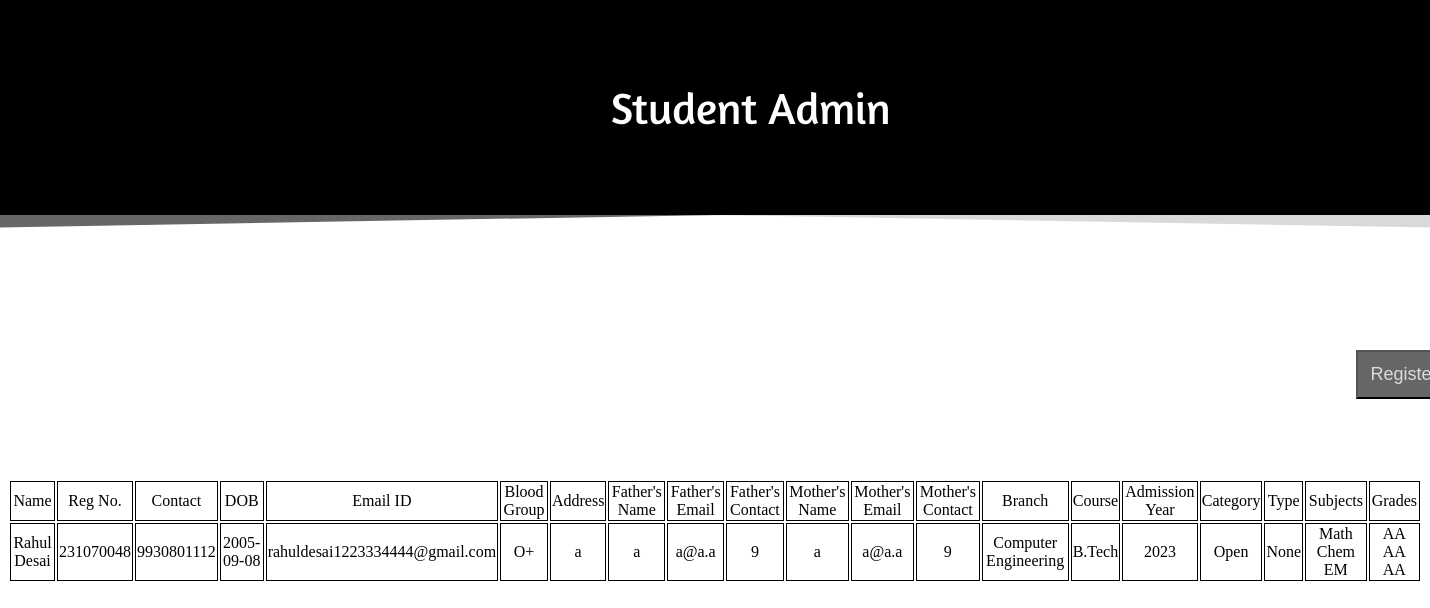
The app's page /student_admin, older data.
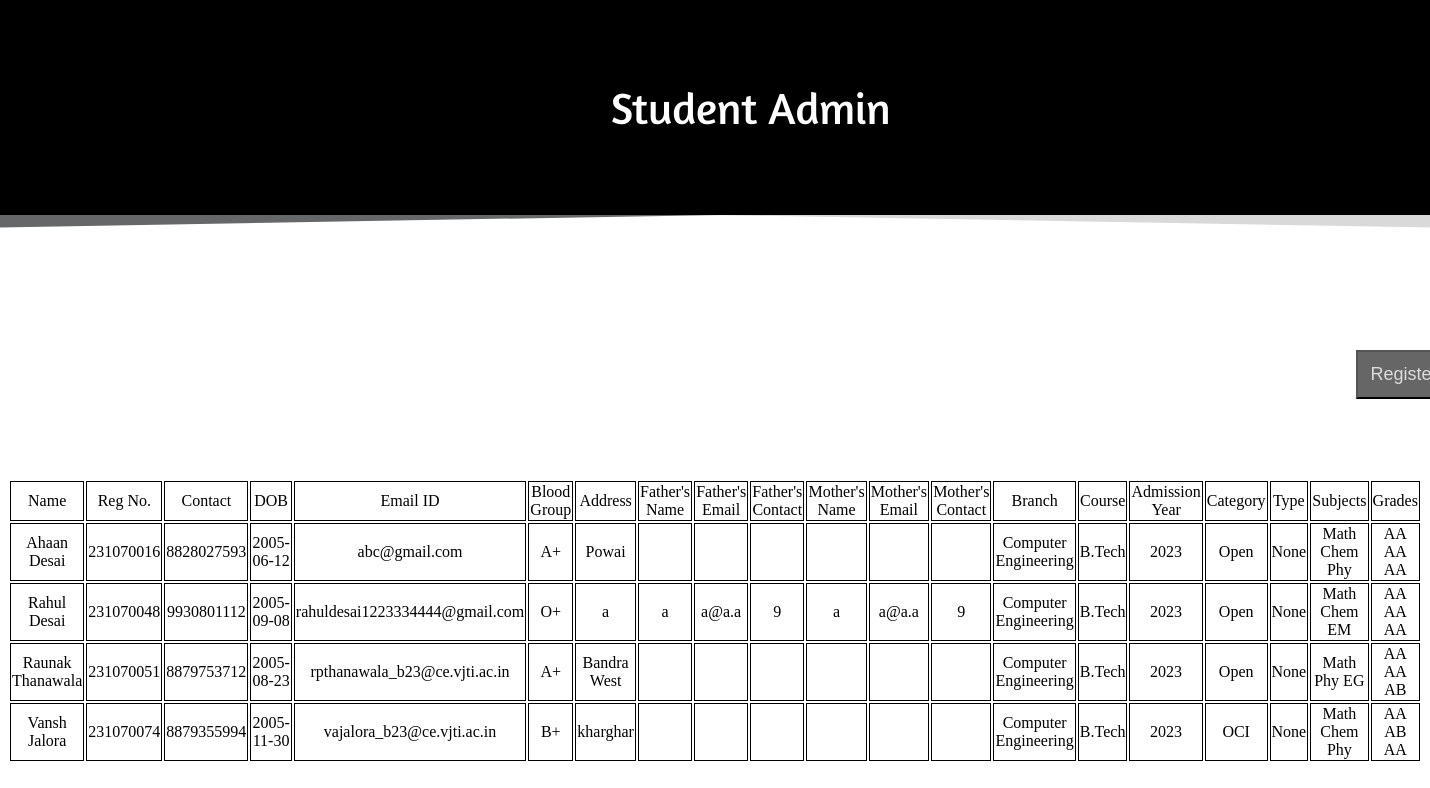
The same page, newer data.
### tables this page shows
CREATE TABLE "Student_Details" (
	"name"	TEXT NOT NULL,
	"id"	INTEGER NOT NULL UNIQUE,
	"contact"	INTEGER NOT NULL,
	"dob"	datetime NOT NULL,
	"email_id"	TEXT NOT NULL,
	"blood_group"	TEXT NOT NULL,
	"condition"	TEXT,
	"address"	TEXT NOT NULL,
	"password"	TEXT NOT NULL,
	"father_name"	TEXT,
	"father_email"	TEXT,
	"father_contact"	INTEGER,
	"mother_name"	TEXT,
	"mother_email"	TEXT,
	"mother_contact"	INTEGER,
	"guardian_name"	TEXT,
	"guardian_email"	TEXT,
	"guardian_contact"	INTEGER,
	"branch_id"	INTEGER NOT NULL,
	"course_id"	INTEGER NOT NULL,
	"adm_year"	INTEGER NOT NULL,
	"category"	TEXT,
	"type"	TEXT,
	"subjects"	TEXT NOT NULL,
	"grades"	TEXT,
	PRIMARY KEY("id")
);

CREATE TABLE "Branch" (
	"id"	INTEGER NOT NULL UNIQUE,
	"name"	TEXT NOT NULL UNIQUE,
	PRIMARY KEY("id" AUTOINCREMENT)
);

CREATE TABLE "Course" (
	"id"	INTEGER NOT NULL UNIQUE,
	"name"	TEXT NOT NULL UNIQUE,
	PRIMARY KEY("id" AUTOINCREMENT)
);

### app.py (the view)
@app.route('/student_admin', methods=['GET', 'POST'])
def student_admin():
    conn = sqlite3.connect('db.sqlite')
    cur = conn.cursor()
    cur.execute('SELECT Student_Details.name, Student_Details.id, Student_Details.contact, Student_Details.dob, Student_Details.email_id, Student_Details.blood_group, Student_Details.condition, Student_Details.address, Student_Details.father_name, Student_Details.father_email, Student_Details.father_contact, Student_Details.mother_name, Student_Details.mother_email, Student_Details.mother_contact, Student_Details.guardian_name, Student_Details.guardian_email, Student_Details.guardian_contact, Branch.name, Course.name, Student_Details.adm_year, Student_Details.category, Student_Details.type, Student_Details.subjects, Student_Details.grades FROM Student_Details JOIN Branch JOIN Course ON Student_Details.branch_id = Branch.id AND Student_Details.course_id = Course.id ORDER BY Student_Details.id')
    rows = cur.fetchall()
    return render_template('student_admin.html', rows=rows)

### templates/student_admin.html (shortened to what this page needs)
<!DOCTYPE html>
<html lang="en">
<head>
    <link rel="stylesheet" type="text/css" href="static/css/Fonts/fonts.css">
    <link rel="stylesheet" type="text/css" href="static/css/style.css">
</head>
<body>
    <div class="headercont">
        <div class="header" id="name_institute">
            Student Admin
        </div>
    </div>
    <a href="/register"><button id="register_button" class="register_button">Register</button></a>
    <table style="text-align: center; border: 1px;">
        <tr>
            <td>Name</td>
            <td>Reg No.</td>
            <td>Contact</td>
            <td>DOB</td>
            <td>Email ID</td>
            <td>Blood Group</td>
            <td>Address</td>
            <td>Father's Name</td>
            <td>Father's Email</td>
            <td>Father's Contact</td>
            <td>Mother's Name</td>
            <td>Mother's Email</td>
            <td>Mother's Contact</td>
            <td>Branch</td>
            <td>Course</td>
            <td>Admission Year</td>
            <td>Category</td>
            <td>Type</td>
            <td>Subjects</td>
            <td>Grades</td>
        </tr>
        {% for row in rows %}
        <tr>
            <td>{{ row[0] }}</td>
            <td>{{ row[1] }}</td>
            <td>{{ row[2] }}</td>
            <td>{{ row[3] }}</td>
            <td>{{ row[4] }}</td>
            <td>{{ row[5] }}</td>
            <td>{{ row[7] }}</td>
            <td>{{ row[8] }}</td>
            <td>{{ row[9] }}</td>
            <td>{{ row[10] }}</td>
            <td>{{ row[11] }}</td>
            <td>{{ row[12] }}</td>
            <td>{{ row[13] }}</td>
            <td>{{ row[17] }}</td>
            <td>{{ row[18] }}</td>
            <td>{{ row[19] }}</td>
            <td>{{ row[20] }}</td>
            <td>{{ row[21] }}</td>
            <td>{{ row[22] }}</td>
            <td>{{ row[23] }}</td>
        </tr>
        {% endfor %}
    </table>
</body>
</html>

### static/css/style.css (style rules this page uses)
.headercont { display: flex; justify-content: center; height: 25vw; margin-bottom: 0px; }
.header { width: 105vw; height: 15vw; }
.header#name_institute { position: absolute; top: 0; left: 0; right: 0; bottom: 0; background-color: #000000; z-index: 1; color: #ffffff; display: flex; align-items: center; justify-content: center; font-size: 44.3px; font-family: Amaranth; }
table tr td { border: black 1px solid; }
.register_button#register_button { margin-left: 94.3vw; margin-bottom: 10vh; margin-top: -40vh; padding: 12px; background-color: #666666; color: #dcdcdc; font-size: large; }

Row changes from the older to the newer data that the page shows:
added Student_Details: name "Ahaan Desai", id "231070016", contact "8828027593", dob "2005-06-12", email "abc@gmail.com", blood_group "A+", address "Powai", name "Computer Engineering", name "B.Tech", adm_year "2023", category "Open", type "None", subjects "Math Chem Phy", grades "AA AA AA"
added Student_Details: name "Raunak Thanawala", id "231070051", contact "8879753712", dob "2005-08-23", email "rpthanawala_b23@ce.vjti.ac.in", blood_group "A+", address "Bandra West", name "Computer Engineering", name "B.Tech", adm_year "2023", category "Open", type "None", subjects "Math Phy EG", grades "AA AA AB"
added Student_Details: name "Vansh Jalora", id "231070074", contact "8879355994", dob "2005-11-30", email "vajalora_b23@ce.vjti.ac.in", blood_group "B+", address "kharghar", name "Computer Engineering", name "B.Tech", adm_year "2023", category "OCI", type "None", subjects "Math Chem Phy", grades "AA AB AA"
